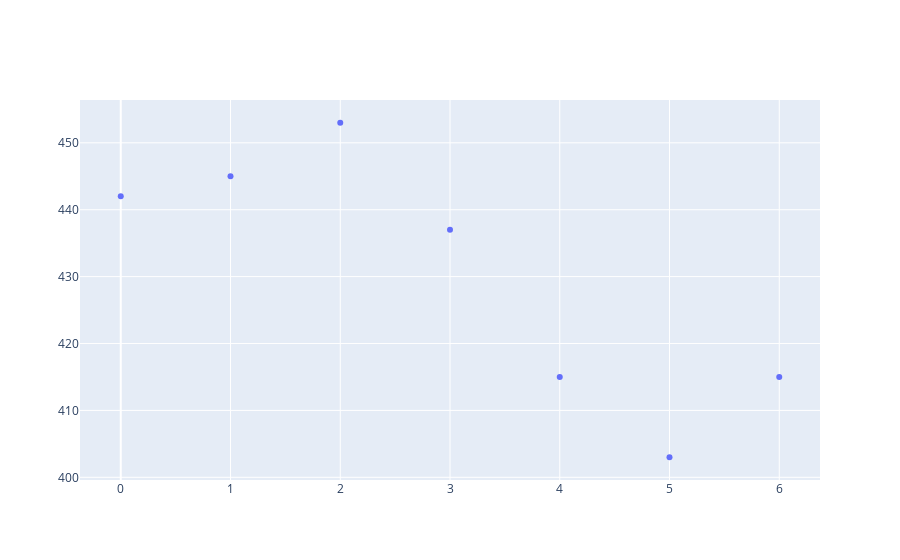

The notebook cell saved with this chart:
### Code cell
# What does the weekly user activity look like?
indices = [x for x in unique_users_dayofweek_freq.keys()]
values = [x for x in unique_users_dayofweek_freq.values()]

fig = go.Figure()

# Add traces
fig.add_trace(go.Scatter(x = indices, y = values,
                         mode = 'markers'
                         )

)

fig.show()

### Figure 1 — Plotly figure (JSON) as saved in the notebook; plotly's stock layout.template omitted (floating-point values rounded to 4 significant figures)
{"data": [{"mode": "markers", "type": "scatter", "x": [0, 1, 2, 3, 4, 5, 6], "y": [442, 445, 453, 437, 415, 403, 415]}], "layout": {}}
